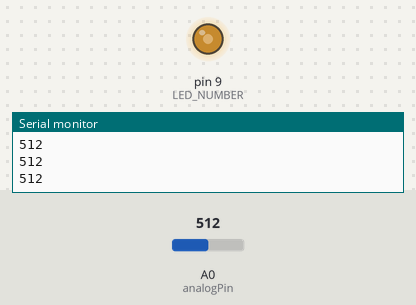
Simulated run of this sketch. Board: Arduino Uno, built with avr-gcc and run on an emulated ATmega328P. Shown: output pins drawn as LEDs (lit = HIGH), the last lines printed to the serial monitor. The inputs (shaded band) are chosen by the test bench; at power-on: A0 (analogPin) = 512.

Above: at 1.2 s.
1.3 s: A0 (analogPin) set to 716
At 2.0 s:
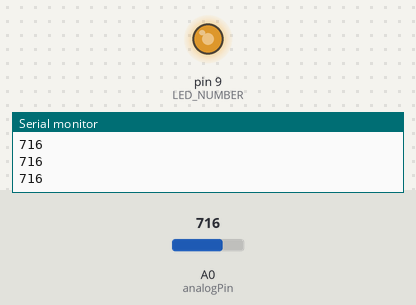
2.8 s: A0 (analogPin) set to 900
At 3.2 s:
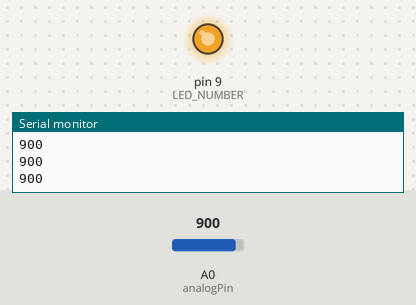
4.3 s: A0 (analogPin) set to 122
At 5.5 s:
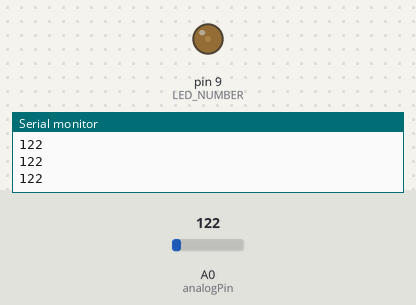
5.8 s: A0 (analogPin) set to 0
At 6.6 s:
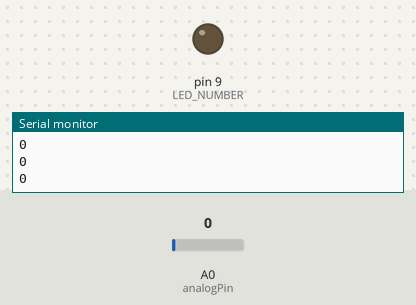
Timing chart, 0 to 8.3 s (numbered marks = the images above; inputs shaded):
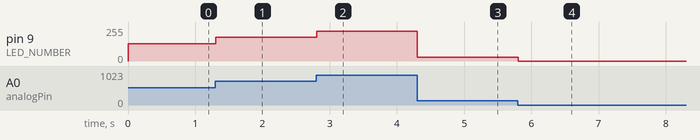

The sketch:

task4.ino
```cpp
#define LED_NUMBER 9

int analogPin = A0;

int val = 0;


void setup() {
  // initialize digital pin ledPin as an output.
  int ledPin = LED_NUMBER;
  pinMode(ledPin, OUTPUT);

  //initialize serial freq
    Serial.begin(9600);

}


// the loop function runs over and over again forever
void loop() {
    val = analogRead(analogPin);
  Serial.println(val);

  analogWrite(LED_NUMBER, val / 4);

}
```

Measured:
- after the input at 1.3 s, pin 9 (LED_NUMBER): 128/255 → 179/255 at once
- after the input at 2.8 s, pin 9 (LED_NUMBER): 179/255 → 225/255 at once
- after the input at 4.3 s, pin 9 (LED_NUMBER): 225/255 → 30/255 at once
- after the input at 5.8 s, pin 9 (LED_NUMBER): 30/255 → 0/255 at once
